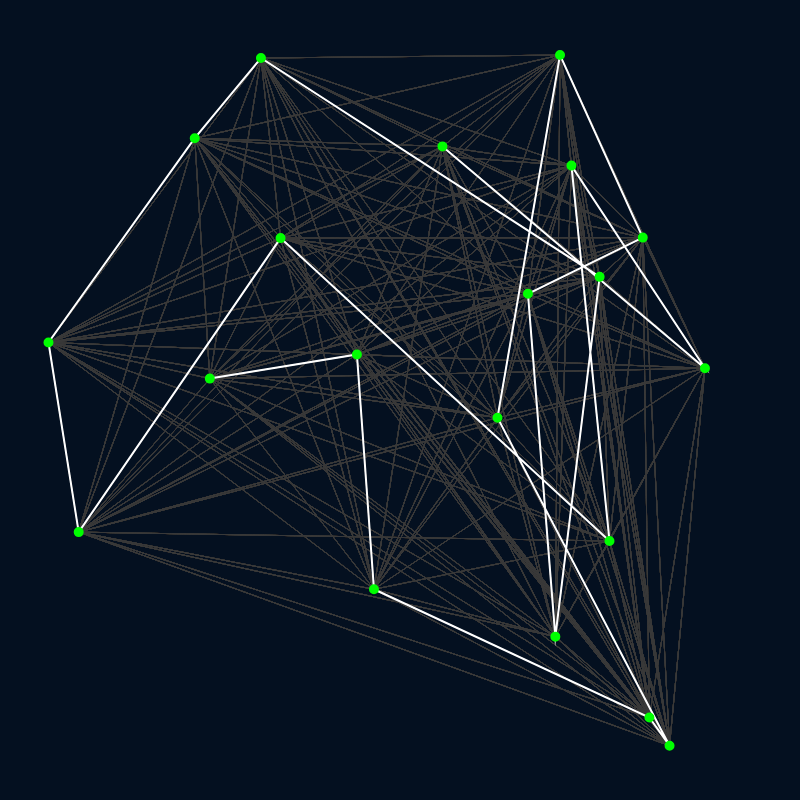
Frame 1 (no input)
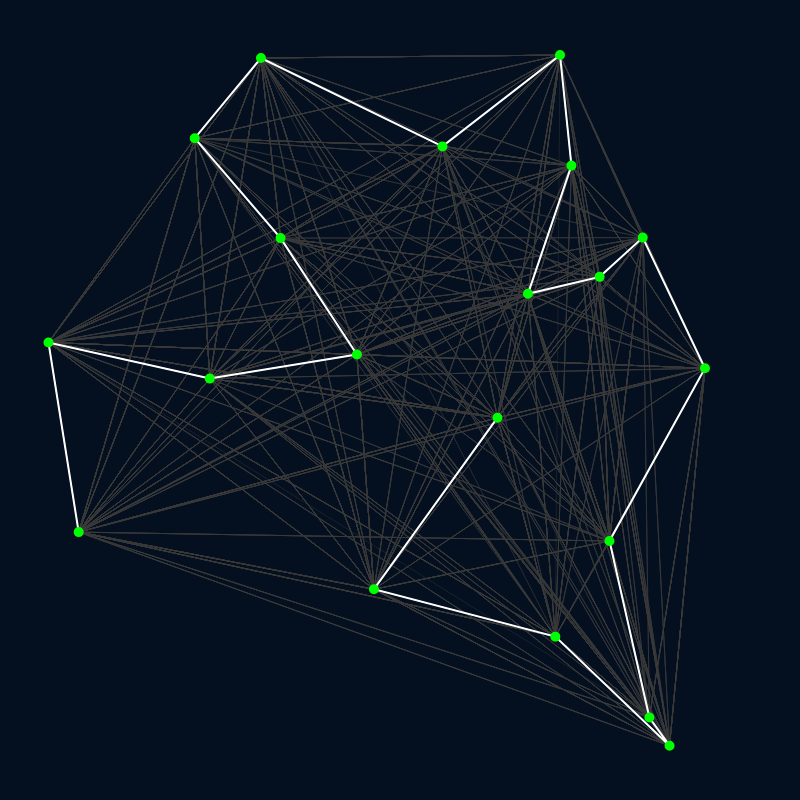
Frame 60 (no input)
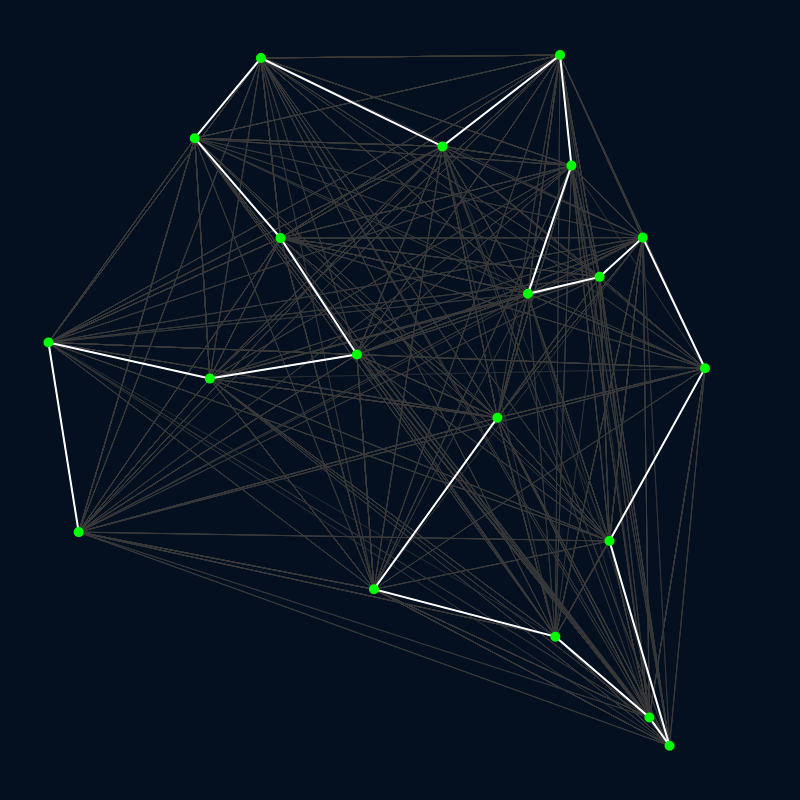
Frame 120 (the mouse pressed at the canvas centre since frame 60)

The p5.js sketch that drew these frames (run headless with seeded random() and noise() and a simulated clock; from frame 60 on, the mouse is pressed at the canvas centre):

// p5.js sketch
// ── sketch.js
let cities = []
let numberOfCities = 20

let order = []
let populationSize = 500
let population = []
let fitness = [];

let recordDistance = Infinity;
let bestEver;
let currentBest;

function setup() {
	createCanvas(800, 800)
	for (let i = 0; i < numberOfCities; i++) {
		cities.push(new City(random(width), random(height)))
		order.push(i)
	}
	console.log(order)

	for (let i = 0; i < populationSize; i++) {
		population.push(shuffle(order))
	}
}

function draw() {
	calculateFitness();
	nextGeneration();

	background("#041020")
	// translate(0, height / 2)
	for (let order of population) {
		showPath(order, false)
	}

	showPath(bestEver, true)
	showCities()
}

function showCities() {
	for (let i = 0; i < numberOfCities; i++) {
		cities[i].show()
	}
}

function showPath(order, isBest) {
	let weight = isBest ? 2 : 1
	let alphaVal = isBest ? 255 : 100
	let color = isBest ? 255 : 60
	stroke(color, alphaVal);
	strokeWeight(weight);
	noFill();
	beginShape();
	for (let i = 0; i < numberOfCities; i++) {
		let index = order[i]
		vertex(cities[index].x, cities[index].y);
	}
	endShape();
}
// ── city.js
class City {
    size = 8
    constructor(x, y) {
        this.x = x
        this.y = y
    }

    show() {
        push()
        fill("#00ff00")
        stroke("#00ff00")
        strokeWeight(2)
        ellipse(this.x, this.y, this.size, this.size)
        pop()
    }
}
// ── ga.js
function calculateFitness() {
    let currentRecord = Infinity;
    for (let i = 0; i < population.length; i++) {
        const d = calcDistance(cities, population[i]);
        if (d < recordDistance) {
            recordDistance = d;
            bestEver = population[i];
        }
        if (d < currentRecord) {
            currentRecord = d;
            currentBest = population[i];
        }
        fitness[i] = 1 / (pow(d, 8) + 1);
    }
    normalizeFitness()
}

function normalizeFitness() {
    let sum = 0;
    for (let i = 0; i < fitness.length; i++) {
        sum += fitness[i];
    }
    for (let i = 0; i < fitness.length; i++) {
        fitness[i] = fitness[i] / sum;
    }
}

function nextGeneration() {
    const newPopulation = [];
    for (var i = 0; i < population.length; i++) {
        const orderA = pickOne(population, fitness);
        const orderB = pickOne(population, fitness);
        const order = crossOver(orderA, orderB);
        mutate(order, 0.01);
        newPopulation[i] = order;
    }
    population = newPopulation;

}

function pickOne(list, prob) {
    let index = 0;
    let r = random(1);

    while (r > 0) {
        r = r - prob[index];
        index++;
    }
    index--;
    return list[index].slice();
}

function crossOver(orderA, orderB) {
    const start = floor(random(orderA.length));
    const end = floor(random(start + 1, orderA.length));
    const neworder = orderA.slice(start, end);
    for (let i = 0; i < orderB.length; i++) {
        const city = orderB[i];
        if (!neworder.includes(city)) {
            neworder.push(city);
        }
    }
    return neworder;
}


function mutate(order, mutationRate) {
    for (let i = 0; i < numberOfCities; i++) {
        if (random(1) < mutationRate) {
            const indexA = floor(random(order.length));
            const indexB = (indexA + 1) % numberOfCities;
            swap(order, indexA, indexB);
        }
    }
}


function calcDistance(points, order) {
    let sum = 0;
    for (let i = 0; i < order.length - 1; i++) {
        const cityAIndex = order[i];
        const cityA = points[cityAIndex];
        const cityBIndex = order[i + 1];
        const cityB = points[cityBIndex];
        const d = dist(cityA.x, cityA.y, cityB.x, cityB.y);
        sum += d;
    }
    return sum;
}

function swap(a, i, j) {
    const temp = a[i];
    a[i] = a[j];
    a[j] = temp;
}
